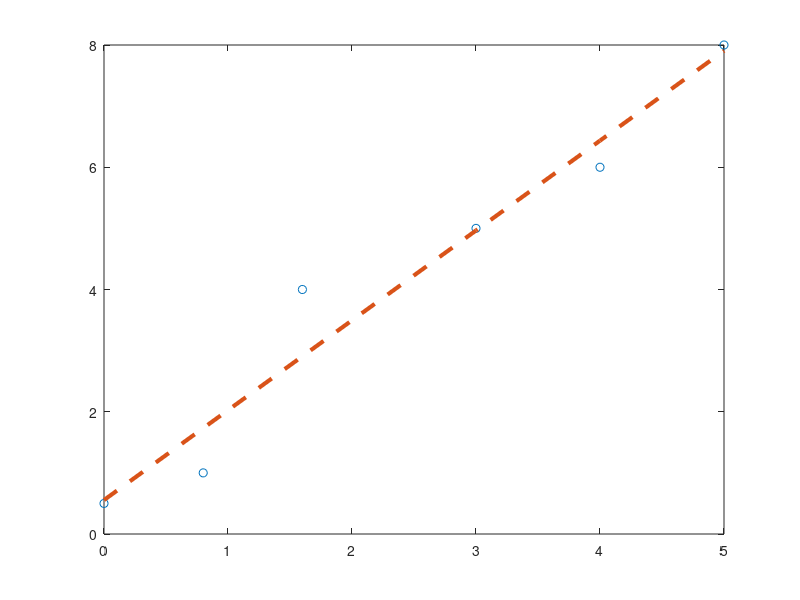

This chart was generated by the following MATLAB code:
x=[1,0;1,0.8;1,1.6;1,3;1,4;1,5];
d=[0.5;1;4;5;6;8];
w=inv(x'*x)*x'*d;

plot(x(:,2),d,'o');
hold on;
x_range = 0:5;
y_range = w(2)*x_range + w(1);
plot(x_range,y_range, '--','LineWidth',3);
